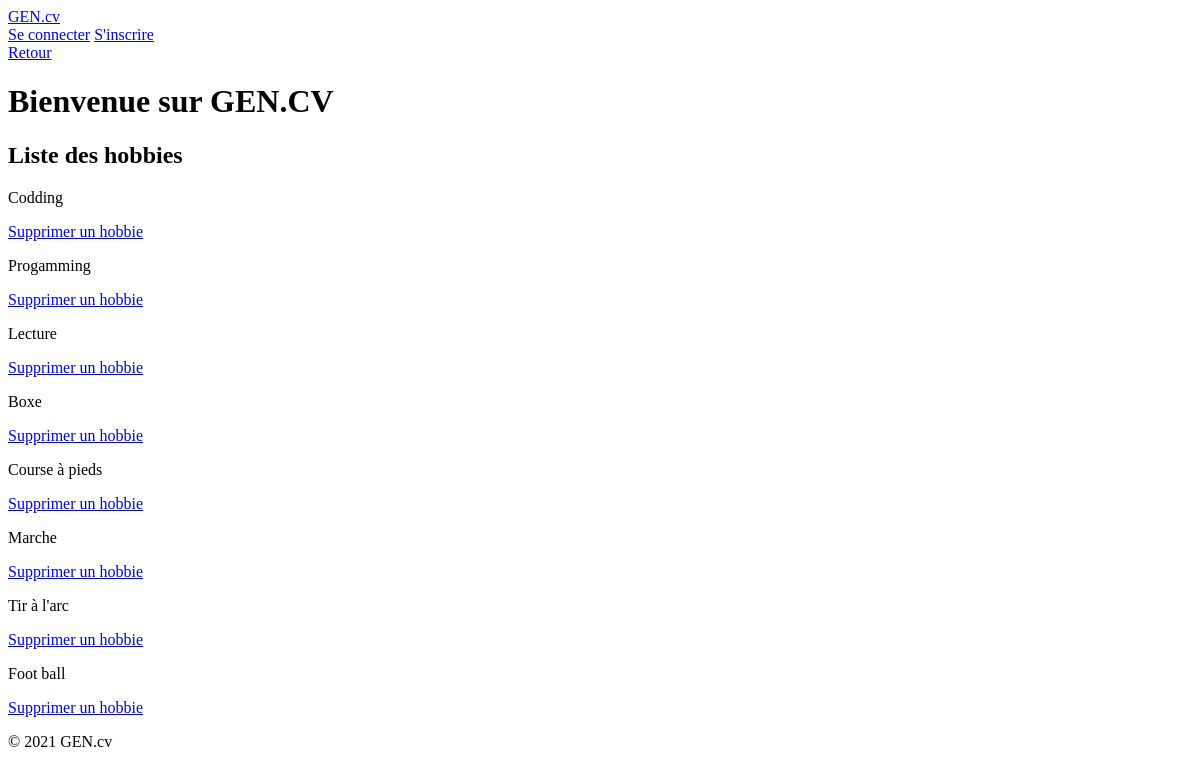
/hobbie_list/, run on an earlier commit of the app's database.
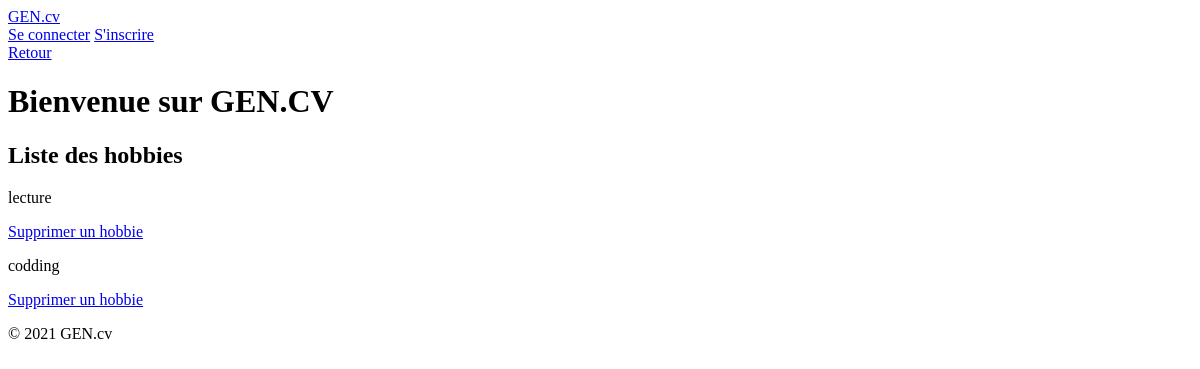
And on a later commit of the database.
### curriculum/models.py (models this page shows, shortened)
class Hobby(models.Model):
    title_hobby = models.CharField("titre du hobbie", max_length=120)
    info = models.ForeignKey(Info, on_delete=models.CASCADE, related_name='hobby_info', null=True)
    class Meta:
        verbose_name = "Hobbie"
        verbose_name_plural = "Hobbies"

### pages/views.py (the view, shortened to what this page needs)
# urls.py: path('hobbie_list/', HobbiListView.as_view(), name='hobbie_list'),
class HobbiListView(ListView):
    model = Hobby
    template_name = "pages/hobbie_list.html"
    context_object_name = "hobbies"
    def get_queryset(self):
        return Hobby.objects.all()

### templates/pages/hobbie_list.html (shortened to what this page needs)
{% extends "base.html" %}
{% load tailwind_filters %}
{% load crispy_forms_tags %}
{% block content %}
<div class='w-full flex justify-end mt-[500px] fixed '>
  <a
    class="btn btn-primary my-2 w-22 flex justify-end"
    href="#" onclick="window.history.back(); return false;">
    Retour
  </a>
</div>
<header class="container mx-auto m-6 flex flex-col justify-center items-center">
    <h1 class="font-bold text-4xl mt-4">Bienvenue sur GEN.CV</h1>
</header>
<main class="container mx-auto p-10">
  <section class="flex flex-col w-full h-full">
    <h1 class='text-4xl font-semibold flex flex-row justify-center items-center py-4'>Liste des hobbies</h1>
    <div class="container mx-auto flex flex-col">
      {% for hobbie in hobbies %}
        <div class='flex flex-row justify-center items-center w-full h-auto px-6 my-10 border-2 rounded-md p-2'>
          <p class='w-full text-2xl font-semibold'>{{ hobbie.title_hobby}}</p>
          <a href="{% url 'pages:hobbie_delete' hobbie.pk %}" class="btn btn-primary w-44 mr-6">Supprimer un hobbie</a>
        </div>
      {% endfor %}
    </div>
  </section>
  </main>
{% endblock %}

What changed in the data, as far as the page shows it:
removed Hobby: title_hobby "Lecture"
removed Hobby: title_hobby "Boxe"
removed Hobby: title_hobby "Course à pieds"
removed Hobby: title_hobby "Marche"
removed Hobby: title_hobby "Tir à l'arc"
removed Hobby: title_hobby "Foot ball"
changed Hobby: title_hobby "Codding" → "lecture"
changed Hobby: title_hobby "Progamming" → "codding"
